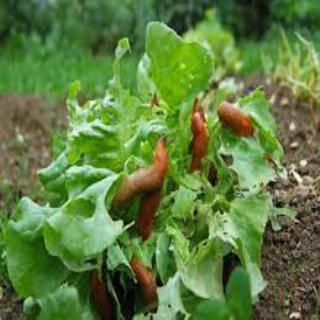
#> input picture testing/image/1.jpg, 320 x 320 px; its folder holds only this picture in this run
$ python colorFilter.py
#> lines starting #> are read from the running program, lines starting #| are printed output that depends on the picture; after the words box and inside, x2 and y2 are one past the last pixel; in counts of white or black regions, pixels touching at a corner belong together
import cv2
import numpy as np
import os
from PIL import Image, ImageEnhance

imageDirectory = "image"

for filename in os.listdir(imageDirectory):
    img = cv2.imread(imageDirectory + "/" + filename)
#> img is the input picture: shape (320, 320, 3); mean B, G, R 63, 124.7, 93.8

    hsv = cv2.cvtColor(img, cv2.COLOR_BGR2HSV)
#> hsv: shape (320, 320, 3); mean H, S, V 43.7, 137, 127.9

    lower_green1 = np.array([20, 24, 111])
    upper_green1 = np.array([71, 255, 228])

    mask = cv2.inRange(hsv, lower_green1, upper_green1)
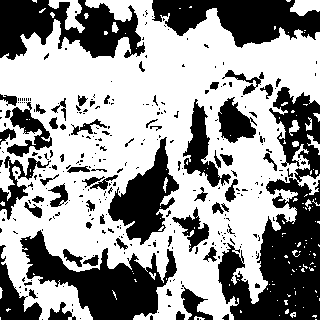
#> mask: shape (320, 320); 59.3% white; 323 black regions (256 under 20 px), largest, box (x1, y1, x2, y2) and area: (218, 87, 320, 320) 10807, (20, 230, 177, 320) 5912, (0, 0, 145, 60) 5200

    result = cv2.bitwise_and(img, img, mask = mask)
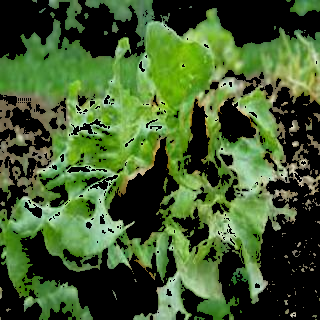
#> result: shape (320, 320, 3); mean B, G, R 45.7, 91.4, 65.7

    cv2.imwrite(("newImages/green/" + filename), result)
    cv2.imwrite(("newImages/mask/" + filename), mask)

$ run again, on testing/image/13.jpg
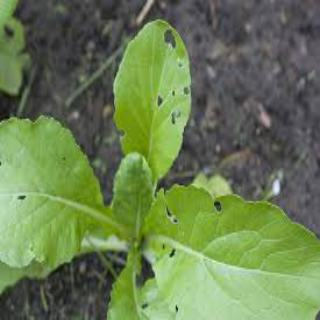
#> input picture testing/image/13.jpg, 320 x 320 px
#> img is the input picture: shape (320, 320, 3); mean B, G, R 81.6, 124.7, 105.1
#> hsv: shape (320, 320, 3); mean H, S, V 61.6, 77.5, 126.1
#> `mask = cv2.inRange(hsv, lower_green1, upper_green1)`:
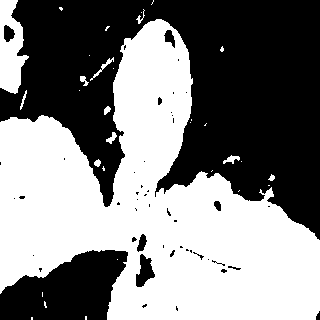
#> mask: shape (320, 320); 50.7% white; 48 black regions (37 under 20 px), largest, box (x1, y1, x2, y2) and area: (0, 0, 320, 240) 43290, (0, 250, 128, 320) 6158, (136, 254, 155, 287) 361
#> `result = cv2.bitwise_and(img, img, mask = mask)`:
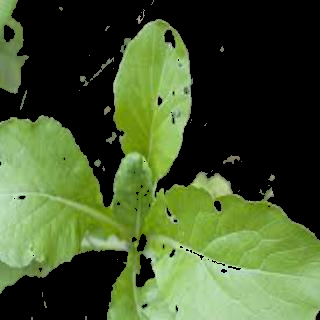
#> result: shape (320, 320, 3); mean B, G, R 44.7, 86.5, 67.5

$ run again, on testing/image/14.jpg
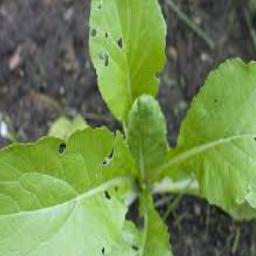
#> input picture testing/image/14.jpg, 256 x 256 px
#> img is the input picture: shape (256, 256, 3); mean B, G, R 78.8, 135.1, 110.7
#> hsv: shape (256, 256, 3); mean H, S, V 54.4, 95.3, 135.9
#> `mask = cv2.inRange(hsv, lower_green1, upper_green1)`:
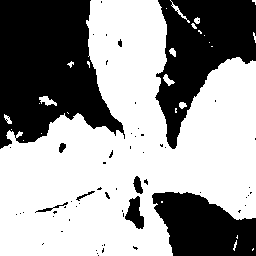
#> mask: shape (256, 256); 60.4% white; 60 black regions (51 under 20 px), largest, box (x1, y1, x2, y2) and area: (0, 0, 125, 149) 12412, (155, 0, 256, 149) 7901, (152, 192, 256, 256) 4789
#> `result = cv2.bitwise_and(img, img, mask = mask)`:
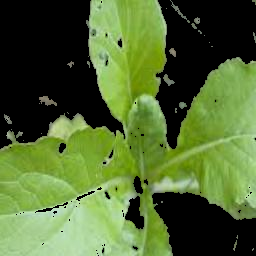
#> result: shape (256, 256, 3); mean B, G, R 50.1, 104, 80.7

$ run again, on testing/image/15.jpg
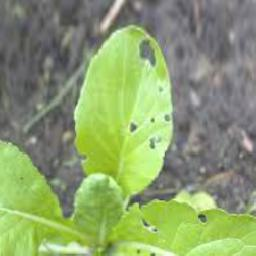
#> input picture testing/image/15.jpg, 256 x 256 px
#> img is the input picture: shape (256, 256, 3); mean B, G, R 109.8, 158.2, 139
#> hsv: shape (256, 256, 3); mean H, S, V 61, 67.1, 159.7
#> `mask = cv2.inRange(hsv, lower_green1, upper_green1)`:
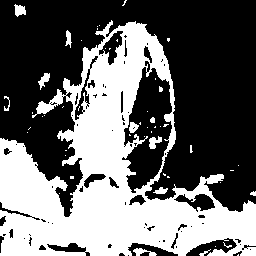
#> mask: shape (256, 256); 40.9% white; 52 white regions (40 under 20 px), largest, box (x1, y1, x2, y2) and area: (0, 20, 256, 256) 25892, (14, 4, 26, 17) 103, (149, 136, 162, 149) 101
#> `result = cv2.bitwise_and(img, img, mask = mask)`:
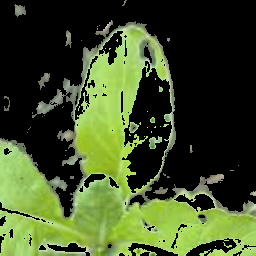
#> result: shape (256, 256, 3); mean B, G, R 38.3, 78, 62.8

$ run again, on testing/image/10.jpg
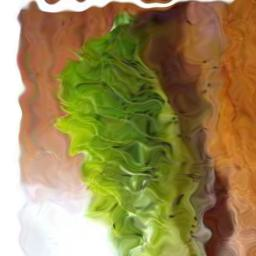
#> input picture testing/image/10.jpg, 256 x 256 px
#> img is the input picture: shape (256, 256, 3); mean B, G, R 84.1, 136.9, 154.7
#> hsv: shape (256, 256, 3); mean H, S, V 26.6, 142.9, 162.3
#> `mask = cv2.inRange(hsv, lower_green1, upper_green1)`:
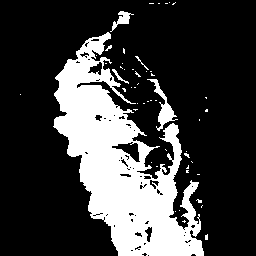
#> mask: shape (256, 256); 24.2% white; 51 white regions (46 under 20 px), largest, box (x1, y1, x2, y2) and area: (53, 32, 204, 256) 15000, (147, 79, 178, 131) 403, (110, 11, 134, 32) 170, (112, 69, 129, 84) 52, (135, 56, 149, 70) 28
#> `result = cv2.bitwise_and(img, img, mask = mask)`:
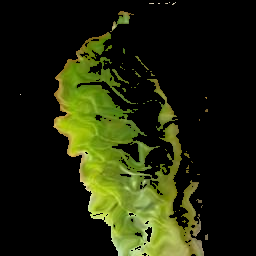
#> result: shape (256, 256, 3); mean B, G, R 10.5, 36.6, 31.4
